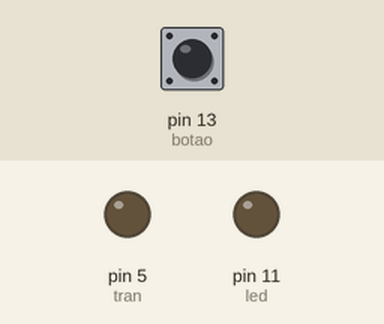
This sketch was run on a simulated Arduino Uno, built with avr-gcc and run on an emulated ATmega328P. On the bench: output pins drawn as LEDs (lit = HIGH). The test bench sets the inputs (shaded band); at power-on: pin 13 (botao) HIGH.

Above: at 1.2 s.
1.3 s: pin 13 (botao) pulled LOW for 0.15 s
At 2.6 s:
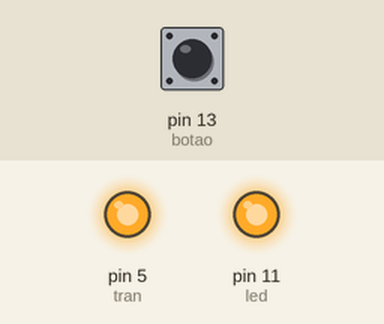
Timing chart, 0 to 8.9 s (numbered marks = the images above; inputs shaded):
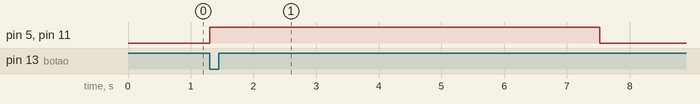

The sketch:

LP2.ino
```cpp
#define tran 5
#define led 11
#define botao 13

void setup()
{
  pinMode(botao, INPUT_PULLUP);
  pinMode(led, OUTPUT);
  pinMode(tran, OUTPUT);
}

void loop()
{
  if(digitalRead(botao) == LOW){
    digitalWrite(led, HIGH);
    digitalWrite(tran, HIGH);
    delay(6225);
  }
  else {
    digitalWrite(led, LOW);
    digitalWrite(tran, LOW);
  }
}
```

Measured:
- after the input at 1.3 s, pin 5 (tran), pin 11 (led): LOW → HIGH at once, → LOW 6.2 s later
